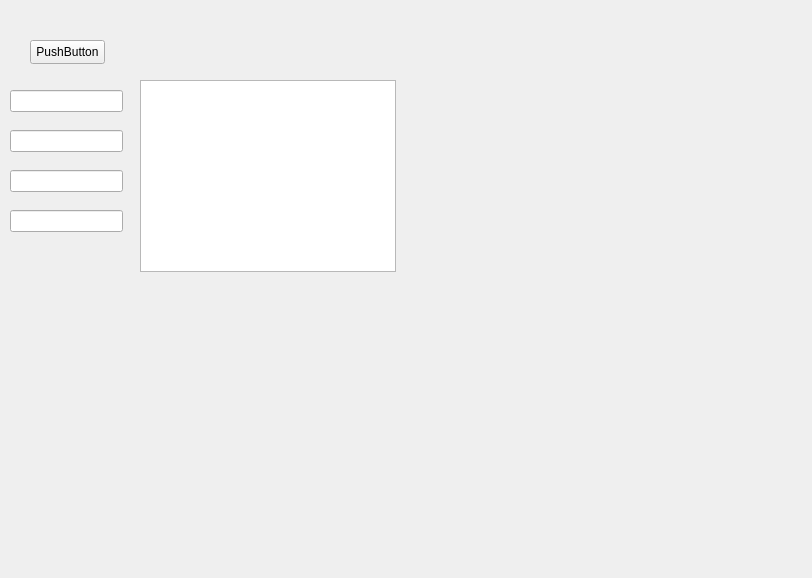
<?xml version="1.0" encoding="UTF-8"?>
<ui version="4.0">
 <class>TeacherWidgetClass</class>
 <widget class="QWidget" name="TeacherWidgetClass">
  <property name="geometry">
   <rect>
    <x>0</x>
    <y>0</y>
    <width>812</width>
    <height>578</height>
   </rect>
  </property>
  <property name="windowTitle">
   <string>TeacherWidget</string>
  </property>
  <widget class="QTableView" name="studentsTabelView">
   <property name="geometry">
    <rect>
     <x>140</x>
     <y>80</y>
     <width>256</width>
     <height>192</height>
    </rect>
   </property>
  </widget>
  <widget class="QPushButton" name="pushButton">
   <property name="geometry">
    <rect>
     <x>30</x>
     <y>40</y>
     <width>75</width>
     <height>24</height>
    </rect>
   </property>
   <property name="text">
    <string>PushButton</string>
   </property>
  </widget>
  <widget class="QLineEdit" name="lineEdit">
   <property name="geometry">
    <rect>
     <x>10</x>
     <y>90</y>
     <width>113</width>
     <height>22</height>
    </rect>
   </property>
  </widget>
  <widget class="QLineEdit" name="lineEdit_2">
   <property name="geometry">
    <rect>
     <x>10</x>
     <y>130</y>
     <width>113</width>
     <height>22</height>
    </rect>
   </property>
  </widget>
  <widget class="QLineEdit" name="lineEdit_3">
   <property name="geometry">
    <rect>
     <x>10</x>
     <y>170</y>
     <width>113</width>
     <height>22</height>
    </rect>
   </property>
  </widget>
  <widget class="QLineEdit" name="lineEdit_4">
   <property name="geometry">
    <rect>
     <x>10</x>
     <y>210</y>
     <width>113</width>
     <height>22</height>
    </rect>
   </property>
  </widget>
 </widget>
 <layoutdefault spacing="6" margin="11"/>
 <resources/>
 <connections/>
</ui>
